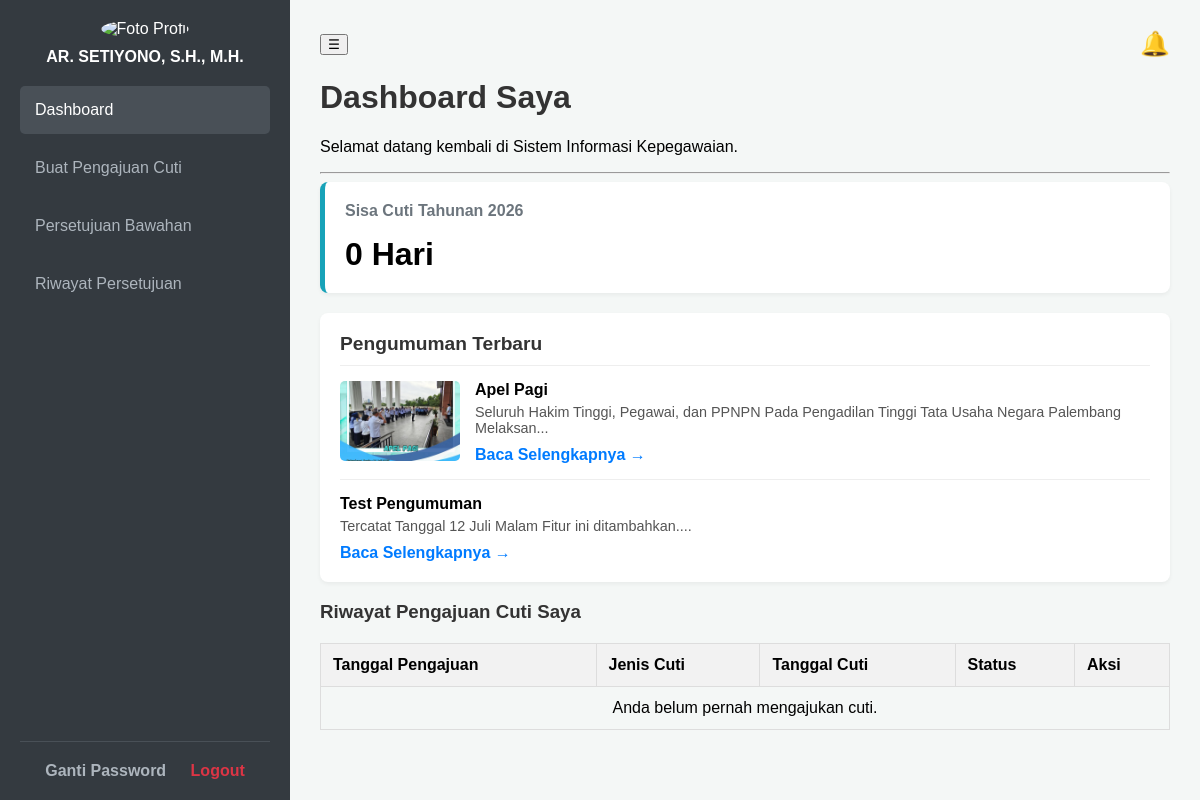
The app's page /pegawai/index.php (signed in) with its own data.
### tables this page shows
CREATE TABLE `pegawai` (
  `id` int(11) NOT NULL,
  `nama_lengkap` varchar(150) NOT NULL,
  `nip` varchar(20) NOT NULL,
  `id_jabatan` int(11) DEFAULT NULL,
  `id_golongan` int(11) DEFAULT NULL,
  `unit_kerja` varchar(100) DEFAULT NULL,
  `tanggal_lahir` date DEFAULT NULL,
  `foto` varchar(255) DEFAULT NULL,
  `id_atasan` int(11) DEFAULT NULL,
  `ttd_image` varchar(255) DEFAULT NULL
);

CREATE TABLE `pengumuman` (
  `id` int(11) NOT NULL,
  `judul` varchar(255) NOT NULL,
  `isi` text NOT NULL,
  `gambar` varchar(255) DEFAULT NULL,
  `tanggal_dibuat` timestamp NOT NULL DEFAULT current_timestamp()
);

### pegawai/index.php (the view, shortened to what this page needs)
<?php
$current_page = "dashboard";
include 'header.php';
$query_cuti = "SELECT * FROM pengajuan_cuti WHERE id_pegawai = '{$_SESSION['id_pegawai']}' ORDER BY tanggal_pengajuan DESC";
$result_cuti = mysqli_query($koneksi, $query_cuti);
$tahun_sekarang = date('Y');
$sisa_cuti_tahunan = 0;
$query_pengumuman = "SELECT * FROM pengumuman ORDER BY tanggal_dibuat DESC LIMIT 5";
$result_pengumuman = mysqli_query($koneksi, $query_pengumuman);
?>
<h1>Dashboard Saya</h1>
<p>Selamat datang kembali di Sistem Informasi Kepegawaian.</p>
<hr>
<div class="stat-cards">
    <div class="stat-card">
        <h3>Sisa Cuti Tahunan <?php echo $tahun_sekarang; ?></h3>
        <p><?php echo $sisa_cuti_tahunan; ?> Hari</p>
    </div>
</div>
<div class="dashboard-panel">
    <div class="panel-header"><h3>Pengumuman Terbaru</h3></div>
    <div class="announcement-summary-container">
        <?php if(mysqli_num_rows($result_pengumuman) > 0): ?>
            <?php while($pengumuman = mysqli_fetch_assoc($result_pengumuman)): ?>
                <div class="announcement-card">
                    <?php if($pengumuman['gambar']): ?>
                        <img src="../uploads/pengumuman/<?php echo htmlspecialchars($pengumuman['gambar']); ?>" class="announcement-image">
                    <?php endif; ?>
                    <div class="announcement-content">
                        <h4><?php echo htmlspecialchars($pengumuman['judul']); ?></h4>
                        <p><?php echo substr(htmlspecialchars($pengumuman['isi']), 0, 100); ?>...</p>
                        <a href="detail_pengumuman.php?id=<?php echo $pengumuman['id']; ?>" class="read-more">Baca Selengkapnya &rarr;</a>
                    </div>
                </div>
            <?php endwhile; ?>
        <?php else: ?>
            <p>Tidak ada pengumuman terbaru.</p>
        <?php endif; ?>
    </div>
</div>
<h3>Riwayat Pengajuan Cuti Saya</h3>
<table>
    <thead>
        <tr>
            <th>Tanggal Pengajuan</th>
            <th>Jenis Cuti</th>
            <th>Tanggal Cuti</th>
            <th>Status</th>
            <th>Aksi</th>
        </tr>
    </thead>
    <tbody>
        <?php if (mysqli_num_rows($result_cuti) > 0): ?>
            <?php while($cuti = mysqli_fetch_assoc($result_cuti)): ?>
                <tr>
                    <td><?php echo date('d M Y H:i', strtotime($cuti['tanggal_pengajuan'])); ?></td>
                    <td><?php echo htmlspecialchars($cuti['jenis_cuti']); ?></td>
                    <td><?php echo date('d M Y', strtotime($cuti['tanggal_mulai'])); ?> - <?php echo date('d M Y', strtotime($cuti['tanggal_selesai'])); ?></td>
                    <td>
                        <?php $status_class = str_replace(' ', '-', strtolower($cuti['status'])); ?>
                        <div class="status <?php echo $status_class; ?>">
                            <?php echo htmlspecialchars($cuti['status']); ?>
                        </div>
                    </td>
                    <td>
                        <?php if ($cuti['status'] == 'Disetujui Ketua'): ?>
                            <a href="../admin/cetak_cuti.php?id=<?php echo $cuti['id']; ?>" target="_blank" class="btn">Cetak</a>
                        <?php else: ?>
                            -
                        <?php endif; ?>
                    </td>
                </tr>
            <?php endwhile; ?>
        <?php else: ?>
            <tr><td colspan="5" style="text-align:center;">Anda belum pernah mengajukan cuti.</td></tr>
        <?php endif; ?>
    </tbody>
</table>
<?php
include 'footer.php';
?>

### pegawai/header.php (shortened to what this page needs)
<?php
include '../koneksi.php';
$id_pegawai = $_SESSION['id_pegawai'];
$query_pegawai_info = "SELECT nama_lengkap, foto FROM pegawai WHERE id = '$id_pegawai'";
$result_pegawai_info = mysqli_query($koneksi, $query_pegawai_info);
$pegawai_info = mysqli_fetch_assoc($result_pegawai_info);
$query_cek_atasan = "SELECT COUNT(id) as jumlah_bawahan FROM pegawai WHERE id_atasan = '$id_pegawai'";
$result_cek_atasan = mysqli_query($koneksi, $query_cek_atasan);
$is_atasan = (mysqli_fetch_assoc($result_cek_atasan)['jumlah_bawahan'] > 0);
$notif_count = 0;
if ($is_atasan) {
    $id_atasan_session = $_SESSION['id_pegawai'];
    $query_notif = "SELECT COUNT(pc.id) as total
                    FROM pengajuan_cuti pc
                    JOIN pegawai p ON pc.id_pegawai = p.id
                    WHERE p.id_atasan = '$id_atasan_session' AND pc.status = 'Diajukan'";
    $result_notif = mysqli_query($koneksi, $query_notif);
    if ($result_notif) {
        $notif_count = mysqli_fetch_assoc($result_notif)['total'];
    }
}
?>
<!DOCTYPE html>
<html>
<head>
    <link rel="stylesheet" href="../assets/style_pegawai.css">
</head>
<body>
    <div class="dashboard-container">
        <div id="sidebar" class="sidebar">
            <div class="sidebar-header">
                <?php if (!empty($pegawai_info['foto']) && file_exists('../uploads/' . $pegawai_info['foto'])): ?>
                    <img src="../uploads/<?php echo htmlspecialchars($pegawai_info['foto']); ?>" alt="Foto Profil">
                <?php else: ?>
                    <img src="../assets/default-avatar.png" alt="Foto Profil">
                <?php endif; ?>
                <h3><?php echo htmlspecialchars($pegawai_info['nama_lengkap']); ?></h3>
            </div>
            <nav class="sidebar-menu">
                <a href="index.php" class="<?php if ($current_page == 'dashboard') echo 'active'; ?>">Dashboard</a>
                <a href="ajukan_cuti.php" class="<?php if ($current_page == 'ajukan_cuti') echo 'active'; ?>">Buat Pengajuan Cuti</a>
                <?php if ($is_atasan): ?>
                    <a href="persetujuan_atasan.php" class=" <?php if ($current_page == 'persetujuan_atasan') echo 'active'; ?>">Persetujuan Bawahan</a>
                    <a href="riwayat_persetujuan.php" class=" <?php if ($current_page == 'riwayat_persetujuan') echo 'active'; ?>">Riwayat Persetujuan</a>
                <?php endif; ?>
            </nav>
            <div class="bottom-menu">
                <a href="../ganti_password.php">Ganti Password</a>
                <a href="../logout.php" class="logout">Logout</a>
            </div>
        </div>
        <div id="main-content" class="main-content">
            <div class="main-header">
                <button id="sidebar-toggle">&#9776;</button>
                <?php if ($is_atasan):
                ?>
                    <div class="notification-area">
                        <a href="persetujuan_atasan.php" class="notification-bell">
                            &#128276; <?php if ($notif_count > 0): ?>
                                <span class="notification-badge"><?php echo $notif_count; ?></span>
                            <?php endif; ?>
                        </a>
                    </div>
                <?php endif; ?>
            </div>

### assets/style_pegawai.css (style rules this page uses)
body { font-family: sans-serif; margin: 0; background-color: #f4f7f6; }
.dashboard-container { display: flex; height: 100vh; overflow: hidden; }
.sidebar { width: 250px; background-color: #343a40; color: white; display: flex; flex-direction: column; padding: 20px; flex-shrink: 0; transition: width 0.3s ease; }
.main-content { flex-grow: 1; padding: 30px; overflow-y: auto; position: relative; }
.sidebar-header { text-align: center; margin-bottom: 20px; }
.sidebar-header img { width: 80px; height: 80px; border-radius: 50%; object-fit: cover; margin-bottom: 10px; }
.sidebar-header h3 { color: white; margin: 0; font-size: 1em; }
.sidebar-menu { flex-grow: 1; overflow-y: auto; }
.sidebar-menu a { display: block; color: #adb5bd; text-decoration: none; padding: 15px; border-radius: 5px; margin-bottom: 10px; white-space: nowrap; }
.sidebar-menu a:hover, .sidebar-menu a.active { background-color: #495057; color: white; }
.bottom-menu { text-align: center; padding-top: 20px; border-top: 1px solid #495057; white-space: nowrap; }
.bottom-menu a { color: #adb5bd; text-decoration: none; font-weight: bold; margin: 0 10px; }
.bottom-menu a.logout { color: #dc3545; }
h1, h2, h3 { color: #333; }
table { width: 100%; border-collapse: collapse; margin-top: 20px; }
th, td { padding: 12px; border: 1px solid #ddd; text-align: left; }
th { background-color: #f2f2f2; }
.stat-cards { display: flex; gap: 20px; margin-bottom: 20px; }
.stat-card { flex: 1; background-color: #fff; padding: 20px; border-radius: 8px; box-shadow: 0 2px 4px rgba(0, 0, 0, 0.05); border-left: 5px solid #17a2b8; }
.stat-card h3 { margin-top: 0; font-size: 16px; color: #6c757d; }
.stat-card p { margin: 0; font-size: 32px; font-weight: bold; }
.dashboard-panel { background-color: #fff; padding: 20px; border-radius: 8px; box-shadow: 0 2px 4px rgba(0, 0, 0, 0.05); }
.panel-header { border-bottom: 1px solid #eee; padding-bottom: 10px; margin-bottom: 15px; }
.panel-header h3 { margin: 0; font-size: 1.2em; }
.announcement-card { display: flex; gap: 15px; margin-bottom: 15px; padding-bottom: 15px; border-bottom: 1px solid #eee; }
.announcement-card:last-child { border-bottom: none; margin-bottom: 0; padding-bottom: 0; }
.announcement-image { width: 120px; height: 80px; object-fit: cover; border-radius: 5px; flex-shrink: 0; }
.announcement-content h4 { margin: 0 0 5px 0; }
.announcement-content p { margin: 0 0 10px 0; font-size: 0.9em; color: #555; }
.read-more { font-weight: bold; text-decoration: none; color: #007bff; }
* { scrollbar-width: thin; scrollbar-color: rgba(0, 0, 0, 0.3) transparent; }
.main-header { display: flex; justify-content: space-between; align-items: center; margin-bottom: 20px; }
#sidebar-toggle { position: static; }
.notification-area { position: relative; }
.notification-bell { font-size: 24px; color: #555; text-decoration: none; position: relative; display: inline-block; }

### records on screen
pegawai: nama_lengkap "AR. SETIYONO, S.H., M.H."
pengumuman: gambar (picture), judul "Apel Pagi", isi "Seluruh Hakim Tinggi, Pegawai, dan PPNPN Pada Pengadilan Tinggi Tata Usaha Negara Palembang Melaksan"
pengumuman: judul "Test Pengumuman", isi "Tercatat Tanggal 12 Juli Malam Fitur ini ditambahkan."

### other values on screen
$sisa_cuti_tahunan "0"
